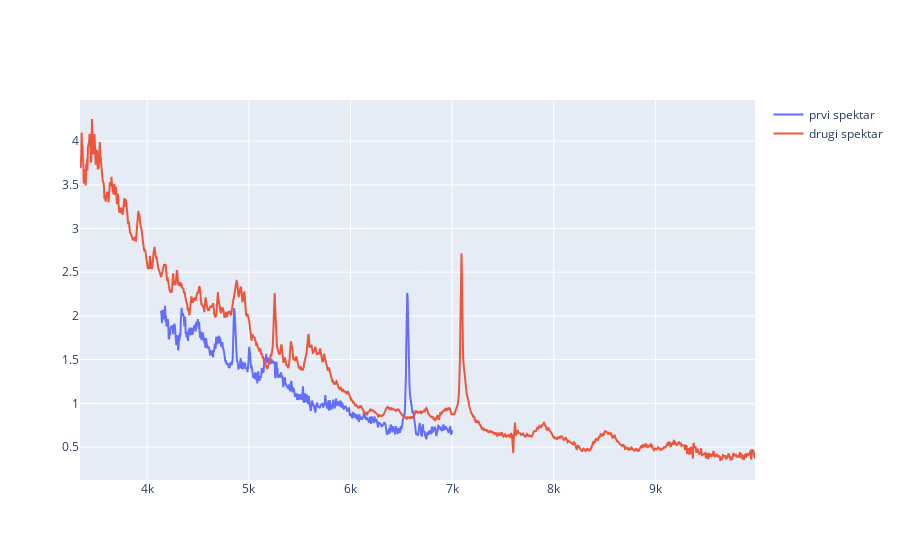

Source (notebook cell):
### Code cell
import plotly.graph_objects as go
fig=go.Figure()
fig.add_trace(go.Scatter(x=s.wave, y=s.flux,mode='lines',name='prvi spektar'))
fig.add_trace(go.Scatter(x=s1.wave, y=s1.flux*10**15, mode='lines', name='drugi spektar'))

### Figure 1 — Plotly figure (JSON) as saved in the notebook; plotly's stock layout.template omitted (floating-point values rounded to 4 significant figures; data arrays with more than 128 entries replaced by an {"elided": "..."} marker saying what was removed)
{"data": [{"mode": "lines", "name": "prvi spektar", "type": "scatter", "x": {"elided": "652 float values"}, "y": {"elided": "652 float values"}}, {"mode": "lines", "name": "drugi spektar", "type": "scatter", "x": {"elided": "1611 float values"}, "y": {"elided": "1611 float values"}}], "layout": {"autosize": true, "xaxis": {"autorange": true, "range": [3339.0, 9980.0], "type": "linear"}, "yaxis": {"autorange": true, "range": [0.1231, 4.47], "type": "linear"}}}
